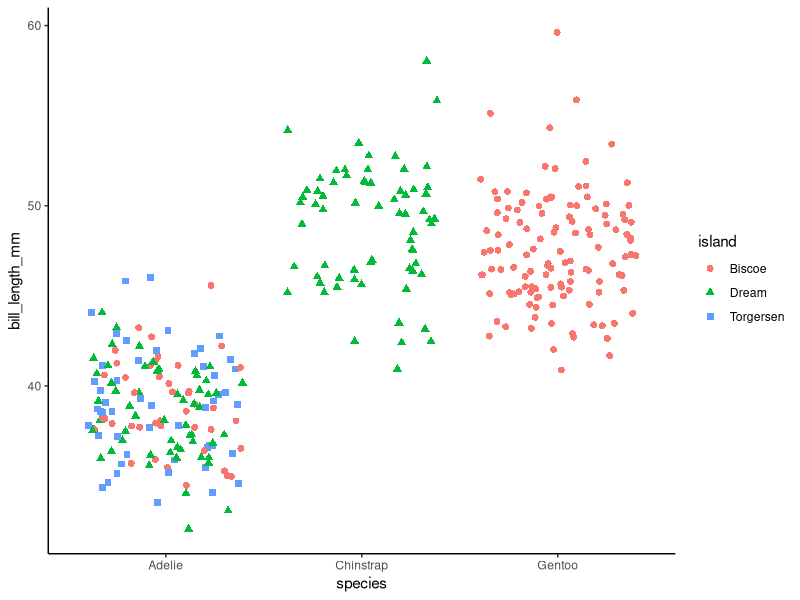
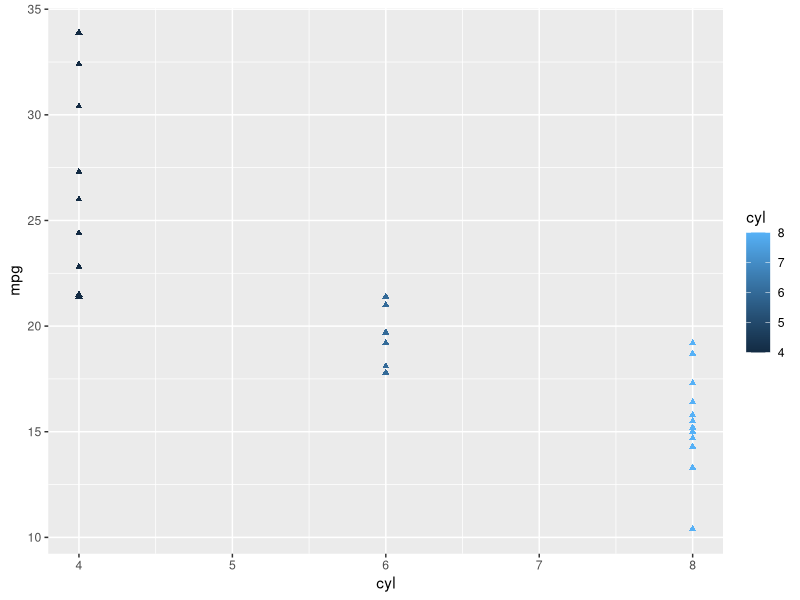
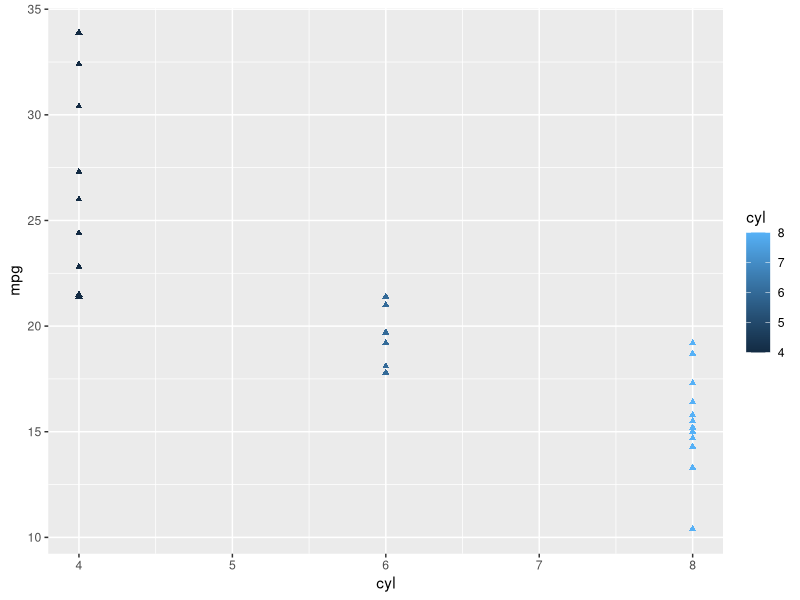
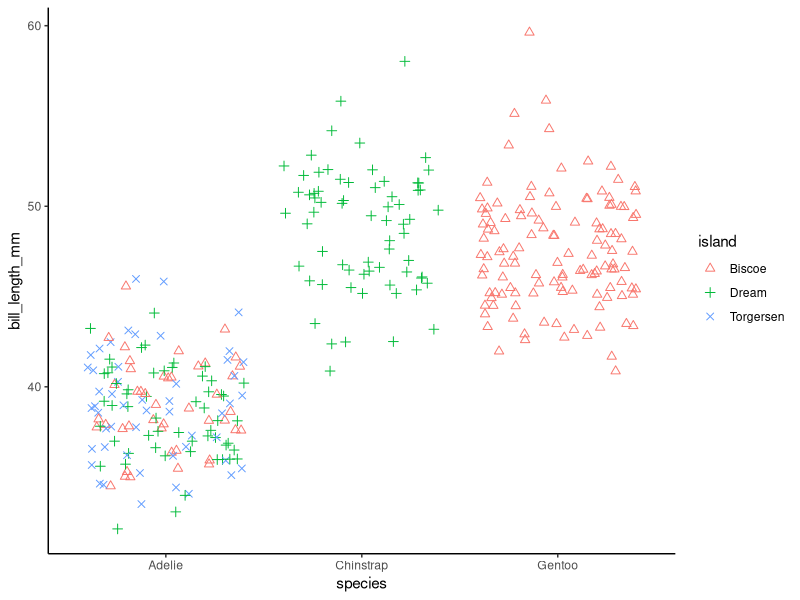
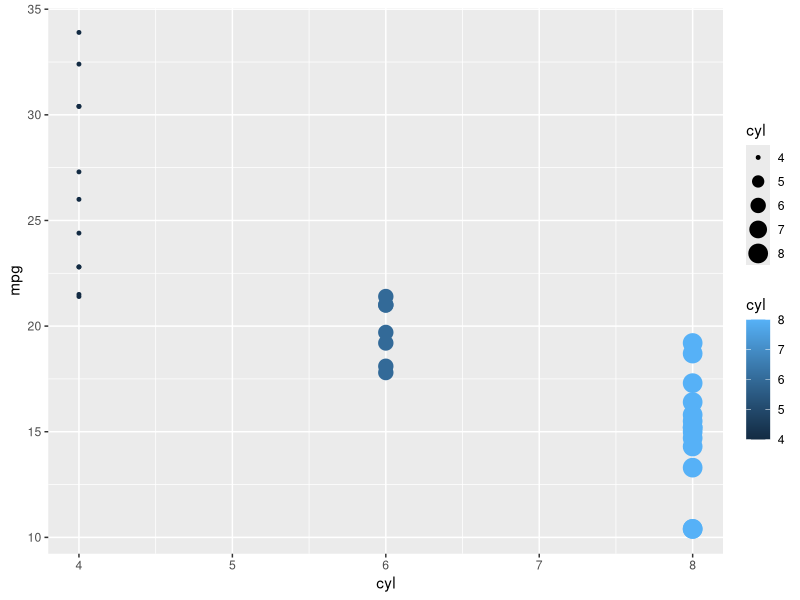
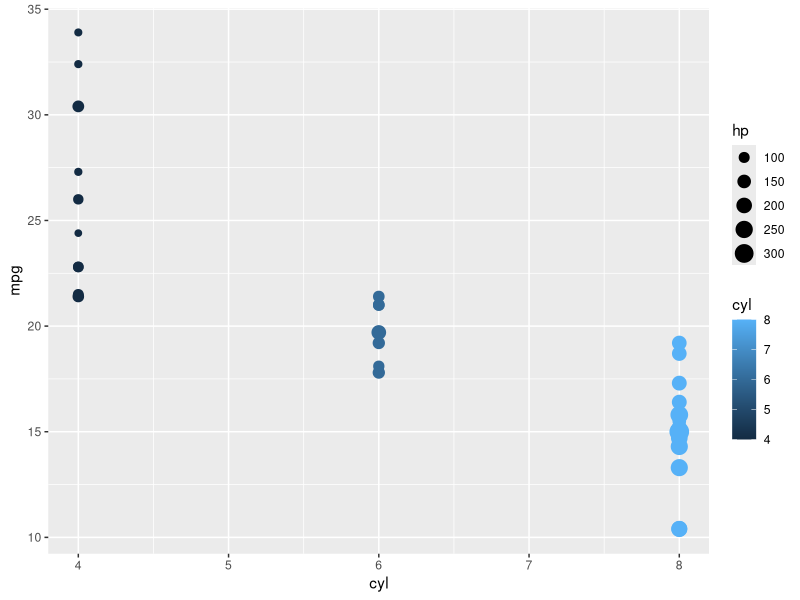
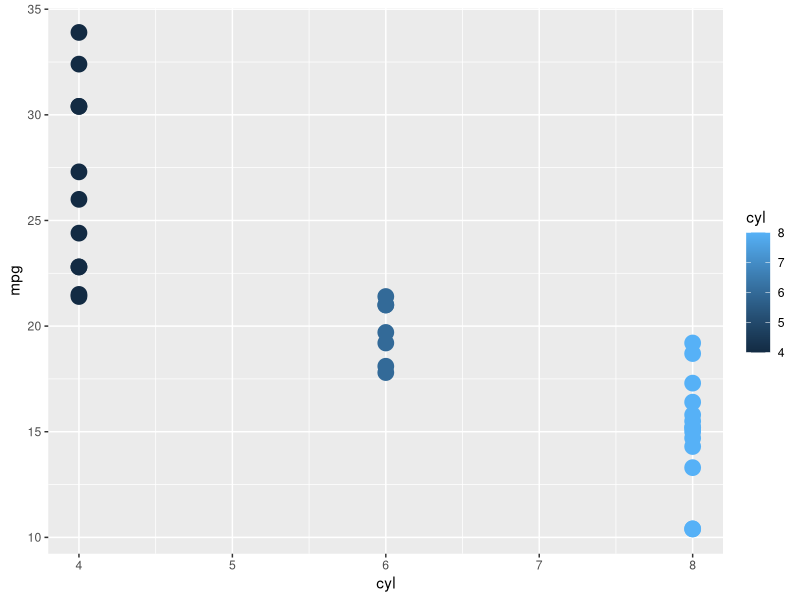

The R script that drew these images, in order:
## ---- chunk 1
#Load packages
library(tidyverse)
library(ggsci) #for easy color scales
library(patchwork) #to make multi-panel plots 
library(palmerpenguins) # our fave penguin friends :)
## ---- chunk 2

ggplot(data=penguins, aes(x=species, y=bill_length_mm, color=island, shape=island))+ 
  geom_jitter(size=2)+
  theme_classic()

## ---- chunk 3
ggplot(data=mtcars, aes(x=cyl, y=mpg, color=cyl))+
  geom_point(shape=17) #Here 'shape=' is inside the settings for geom_point. Note that it is outside the aes() function, as that applied aesethics conditionally)

#example 2, same w/ different syntax
ggplot()+
  geom_point(data=mtcars, aes(x=cyl, y=mpg, color=cyl), shape=17)

## ---- chunk 4
ggplot(data=penguins, aes(x=species, y=bill_length_mm, color=island, shape=island))+ 
  geom_jitter(size=2)+
  theme_classic()+  
  scale_shape_manual(values=c(2,3,4)) #scale_shape_manual allows us to choose shapes for each group (cyl in this case). c stands for concatenate, as we've seen before

## ---- chunk 5
ggplot(data=mtcars, aes(x=cyl, y=mpg, color=cyl, size=cyl))+ #note that we added 'size=' to our aes. 
  geom_point()
#note the warning message that using size for a discrete variable is not best practice. 
#Instead, let's use the size to five us an idea of hp (a 3rd variable)

ggplot(data=mtcars, aes(x=cyl, y=mpg, color=cyl, size=hp))+ #note that we added 'size=' to our aes. 
  geom_point()
## ---- chunk 6
ggplot(data=mtcars, aes(x=cyl, y=mpg, color=cyl))+  
  geom_point(size=5) #as w/ shape, point needs to be outside the aes() here. 
